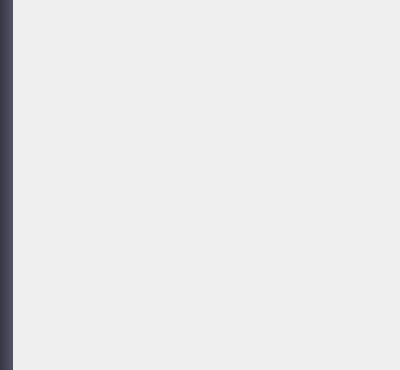
<?xml version="1.0" encoding="UTF-8"?>
<ui version="4.0">
 <class>MainWindow</class>
 <widget class="QMainWindow" name="MainWindow">
  <property name="geometry">
   <rect>
    <x>0</x>
    <y>0</y>
    <width>400</width>
    <height>370</height>
   </rect>
  </property>
  <property name="windowTitle">
   <string>じゅげむったー</string>
  </property>
  <widget class="QWidget" name="centralWidget">
   <layout class="QHBoxLayout" name="horizontalLayout_2" stretch="1,0">
    <property name="spacing">
     <number>0</number>
    </property>
    <property name="leftMargin">
     <number>0</number>
    </property>
    <property name="topMargin">
     <number>0</number>
    </property>
    <property name="rightMargin">
     <number>0</number>
    </property>
    <property name="bottomMargin">
     <number>0</number>
    </property>
    <item>
     <widget class="PageSelector" name="accountList">
      <property name="sizePolicy">
       <sizepolicy hsizetype="Fixed" vsizetype="Preferred">
        <horstretch>0</horstretch>
        <verstretch>0</verstretch>
       </sizepolicy>
      </property>
      <property name="autoFillBackground">
       <bool>false</bool>
      </property>
      <property name="styleSheet">
       <string notr="true">QToolBar {
	background: qlineargradient(spread:pad, x1:0, y1:0, x2:1, y2:0, stop:0 rgba(54, 54, 67, 255), stop:1 rgba(84, 84, 104, 255));
	border: none;
	icon-size: 48px;
}
QToolButton {
	background: transparent;
	padding: 2px;
	margin: 0;
	spacing: 0;
	border: none;
	width: 56px;
	height: 48px;
}
QToolButton:checked {
background-color: qlineargradient(spread:pad, x1:0, y1:0, x2:1, y2:0, stop:0 rgba(13, 13, 16, 255), stop:1 rgba(33, 33, 41, 255));
}
QToolButton:hover, QToolButton:checked:hover {
background-color: rgb(96, 96, 96);
}
QToolButton:pressed {
background-color: rgb(64, 64, 64);
}</string>
      </property>
      <property name="movable">
       <bool>false</bool>
      </property>
      <property name="orientation">
       <enum>Qt::Vertical</enum>
      </property>
      <property name="floatable">
       <bool>false</bool>
      </property>
     </widget>
    </item>
    <item>
     <widget class="QStackedWidget" name="pageContainer">
      <property name="frameShape">
       <enum>QFrame::NoFrame</enum>
      </property>
      <property name="frameShadow">
       <enum>QFrame::Raised</enum>
      </property>
      <property name="lineWidth">
       <number>0</number>
      </property>
     </widget>
    </item>
   </layout>
  </widget>
 </widget>
 <layoutdefault spacing="6" margin="11"/>
 <customwidgets>
  <customwidget>
   <class>PageSelector</class>
   <extends>QToolBar</extends>
   <header>pageselector.h</header>
  </customwidget>
 </customwidgets>
 <resources/>
 <connections/>
</ui>
